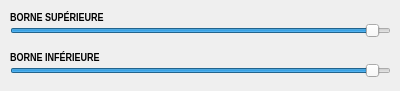
     <widget class="QWidget" name="tab_5">
      <attribute name="title">
       <string>Synthèse</string>
      </attribute>
      <widget class="QSlider" name="datsup_interpret">
       <property name="geometry">
        <rect>
         <x>10</x>
         <y>20</y>
         <width>381</width>
         <height>22</height>
        </rect>
       </property>
       <property name="minimum">
        <number>-1000000</number>
       </property>
       <property name="maximum">
        <number>3000</number>
       </property>
       <property name="orientation">
        <enum>Qt::Horizontal</enum>
       </property>
      </widget>
      <widget class="QLabel" name="label_37">
       <property name="geometry">
        <rect>
         <x>10</x>
         <y>10</y>
         <width>111</width>
         <height>16</height>
        </rect>
       </property>
       <property name="font">
        <font>
         <family>Arial Narrow</family>
         <pointsize>8</pointsize>
         <weight>75</weight>
         <italic>false</italic>
         <bold>true</bold>
        </font>
       </property>
       <property name="text">
        <string>BORNE SUPÉRIEURE</string>
       </property>
      </widget>
      <widget class="QLabel" name="label_38">
       <property name="geometry">
        <rect>
         <x>10</x>
         <y>50</y>
         <width>111</width>
         <height>16</height>
        </rect>
       </property>
       <property name="font">
        <font>
         <family>Arial Narrow</family>
         <pointsize>8</pointsize>
         <weight>75</weight>
         <italic>false</italic>
         <bold>true</bold>
        </font>
       </property>
       <property name="text">
        <string>BORNE INFÉRIEURE</string>
       </property>
      </widget>
      <widget class="QSlider" name="datinf_interpret">
       <property name="geometry">
        <rect>
         <x>10</x>
         <y>60</y>
         <width>381</width>
         <height>22</height>
        </rect>
       </property>
       <property name="minimum">
        <number>-1000000</number>
       </property>
       <property name="maximum">
        <number>3000</number>
       </property>
       <property name="orientation">
        <enum>Qt::Horizontal</enum>
       </property>
      </widget>
     </widget>
